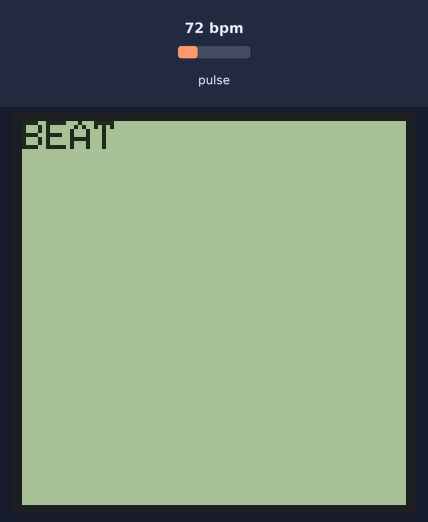
Bench run of a sketch on a simulated Arduino Uno, built with avr-gcc and run on an emulated ATmega328P. Shown: 96×96 one-colour display. The inputs (shaded band) are chosen by the test bench; at power-on: pulse 72 bpm.

Above: at 1.7 s.
1.8 s: pulse set to 130 bpm
At 1.94 s:
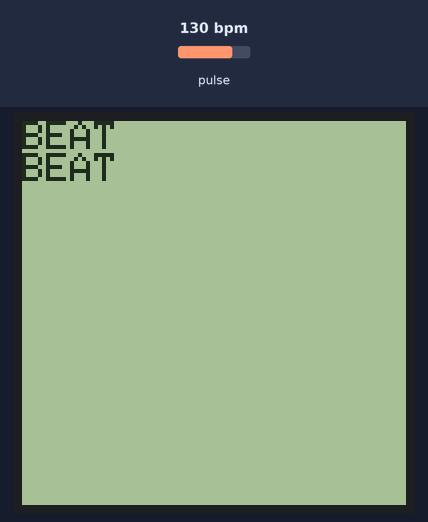
At 6.8 s:
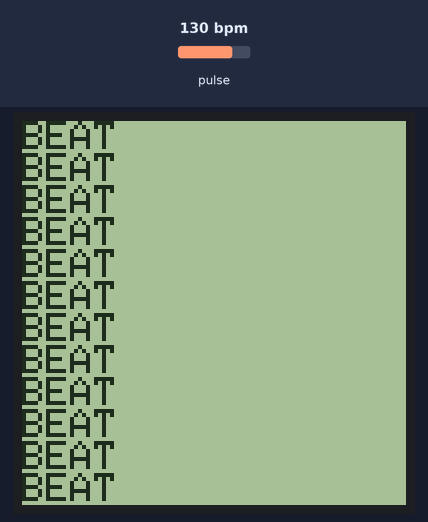
Timing chart, 0 to 8.3 s (numbered marks = the images above; inputs shaded):
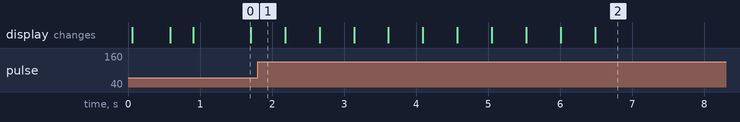

The sketch:

HeartRate_lcd.ino
```cpp
/*
  Optical Heart Rate Detection (PBA Algorithm) using the MAX30105 Breakout
  By: Nathan Seidle @ SparkFun Electronics
  Date: October 2nd, 2016
  https://github.com/sparkfun/MAX30105_Breakout

  This is a demo to show the reading of heart rate or beats per minute (BPM) using
  a Penpheral Beat Amplitude (PBA) algorithm.

  It is best to attach the sensor to your finger using a rubber band or other tightening
  device. Humans are generally bad at applying constant pressure to a thing. When you
  press your finger against the sensor it varies enough to cause the blood in your
  finger to flow differently which causes the sensor readings to go wonky.

  Hardware Connections (Breakoutboard to Arduino):
  -5V = 5V (3.3V is allowed)
  -GND = GND
  -SDA = A4 (or SDA)
  -SCL = A5 (or SCL)
  -INT = Not connected

  The MAX30105 Breakout can handle 5V or 3.3V I2C logic. We recommend powering the board with 5V
  but it will also run at 3.3V.
*/

#include <Wire.h>
#include "MAX30105.h"
#include <Adafruit_GFX.h>
#include <Adafruit_SharpMem.h>
#include "heartRate.h"

MAX30105 particleSensor;

// any pins can be used
#define SCK 10
#define MOSI 11
#define SS 13

Adafruit_SharpMem display(SCK, MOSI, SS);

#define BLACK 0
#define WHITE 1

const byte RATE_SIZE = 4; //Increase this for more averaging. 4 is good.
byte rates[RATE_SIZE]; //Array of heart rates
byte rateSpot = 0;
long lastBeat = 0; //Time at which the last beat occurred

float beatsPerMinute;
int beatAvg;

void setup()
{
  //Serial.begin(115200);
  Serial.println("Initializing...");

    // start & clear the display
  display.begin();
  display.clearDisplay();

  // draw a single pixel
  display.drawPixel(10, 10, BLACK);
  display.refresh();
  delay(500);
  display.clearDisplay();

  // Initialize sensor
  if (!particleSensor.begin(Wire, I2C_SPEED_FAST)) //Use default I2C port, 400kHz speed
  {
    Serial.println("MAX30105 was not found. Please check wiring/power. ");
    while (1);
  }
  Serial.println("Place your index finger on the sensor with steady pressure.");

  particleSensor.setup(); //Configure sensor with default settings
  particleSensor.setPulseAmplitudeRed(0x0A); //Turn Red LED to low to indicate sensor is running
  particleSensor.setPulseAmplitudeGreen(0); //Turn off Green LED


     display.setTextSize(1);
  display.setTextColor(BLACK);
  display.setCursor(0,0);
}

void loop()
{
 // display.setCursor(0,0);
  long irValue = particleSensor.getIR();

  if (checkForBeat(irValue) == true)
  {
    //We sensed a beat!
    display.println("BEAT");
    long delta = millis() - lastBeat;
    lastBeat = millis();

    beatsPerMinute = 60 / (delta / 1000.0);

    if (beatsPerMinute < 255 && beatsPerMinute > 20)
    {
      rates[rateSpot++] = (byte)beatsPerMinute; //Store this reading in the array
      rateSpot %= RATE_SIZE; //Wrap variable

      //Take average of readings
      beatAvg = 0;
      for (byte x = 0 ; x < RATE_SIZE ; x++)
        beatAvg += rates[x];
      beatAvg /= RATE_SIZE;
    }
  }


  //display.println(irValue);
 // display.println(beatsPerMinute);
  //display.println(beatAvg);

  if (irValue < 50000)
    Serial.print(" No finger?");


  display.refresh();
  //display.clearDisplay();
}
```

License.ino
```cpp
// (licence header left out)

```

Measured:
- what the display in image 0 shows lasts 0.8 s, from 0.9 s to 1.7 s
